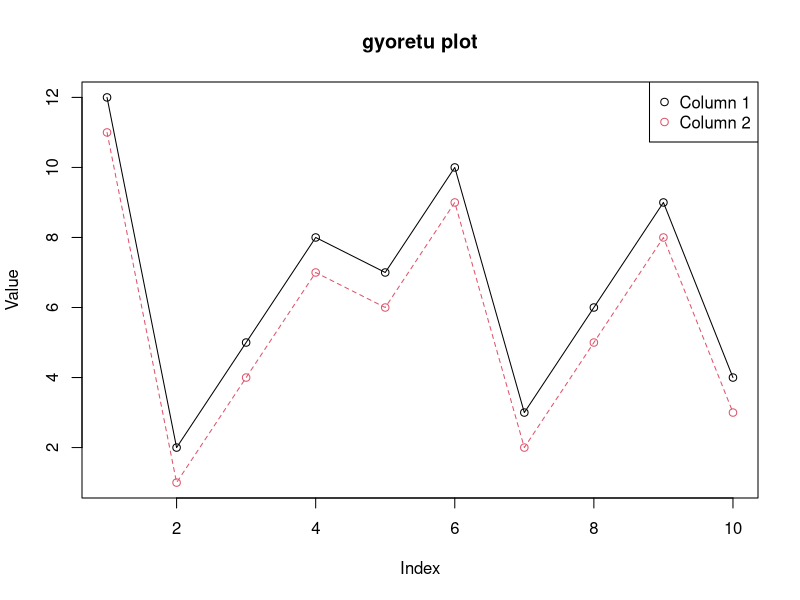

The R source for this figure:
# 行列の作成
mat <- matrix(c(12, 2, 5, 8, 7, 10, 3, 6, 9, 4, 11, 1, 4, 7, 6, 9, 2, 5, 8, 3), nrow = 10, ncol = 2)

# 行列の内容を表示
print("行列の内容:")
print(mat)

# プロットの作成
matplot(mat, type = "o", pch = 1, col = 1:2, xlab = "Index", ylab = "Value", main = "gyoretu plot")

# 凡例の追加
legend("topright", legend = c("Column 1", "Column 2"), col = 1:2, pch = 1)
